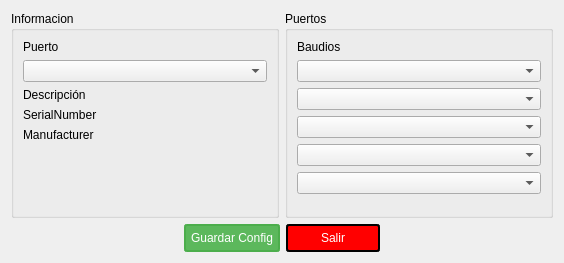
<?xml version="1.0" encoding="UTF-8"?>
<ui version="4.0">
 <class>SettingsDialog</class>
 <widget class="QDialog" name="SettingsDialog">
  <property name="geometry">
   <rect>
    <x>0</x>
    <y>0</y>
    <width>564</width>
    <height>263</height>
   </rect>
  </property>
  <property name="windowTitle">
   <string>Dialog</string>
  </property>
  <layout class="QVBoxLayout" name="verticalLayout_2">
   <item>
    <layout class="QHBoxLayout" name="horizontalLayout">
     <item>
      <widget class="QGroupBox" name="groupBox_2">
       <property name="title">
        <string>Informacion</string>
       </property>
       <layout class="QVBoxLayout" name="verticalLayout_3">
        <item>
         <widget class="QLabel" name="label">
          <property name="text">
           <string>Puerto</string>
          </property>
         </widget>
        </item>
        <item>
         <widget class="QComboBox" name="comboBoxPortList"/>
        </item>
        <item>
         <widget class="QLabel" name="labelDescription">
          <property name="text">
           <string>Descripción</string>
          </property>
         </widget>
        </item>
        <item>
         <widget class="QLabel" name="labelSerialNumber">
          <property name="text">
           <string>SerialNumber</string>
          </property>
         </widget>
        </item>
        <item>
         <widget class="QLabel" name="labelManufacturer">
          <property name="text">
           <string>Manufacturer</string>
          </property>
         </widget>
        </item>
        <item>
         <spacer name="verticalSpacer">
          <property name="orientation">
           <enum>Qt::Vertical</enum>
          </property>
          <property name="sizeHint" stdset="0">
           <size>
            <width>20</width>
            <height>40</height>
           </size>
          </property>
         </spacer>
        </item>
       </layout>
       <zorder>comboBoxPortList</zorder>
       <zorder>label</zorder>
       <zorder>labelDescription</zorder>
       <zorder>labelSerialNumber</zorder>
       <zorder>labelManufacturer</zorder>
       <zorder>pushButtonExit</zorder>
       <zorder>verticalSpacer</zorder>
      </widget>
     </item>
     <item>
      <widget class="QGroupBox" name="groupBox">
       <property name="sizePolicy">
        <sizepolicy hsizetype="Preferred" vsizetype="Preferred">
         <horstretch>0</horstretch>
         <verstretch>0</verstretch>
        </sizepolicy>
       </property>
       <property name="layoutDirection">
        <enum>Qt::LeftToRight</enum>
       </property>
       <property name="autoFillBackground">
        <bool>false</bool>
       </property>
       <property name="title">
        <string>Puertos</string>
       </property>
       <property name="alignment">
        <set>Qt::AlignLeading|Qt::AlignLeft|Qt::AlignTop</set>
       </property>
       <layout class="QVBoxLayout" name="verticalLayout">
        <item>
         <widget class="QLabel" name="portNamelabel">
          <property name="text">
           <string>Baudios</string>
          </property>
         </widget>
        </item>
        <item>
         <widget class="QComboBox" name="comboBoxBaudRate"/>
        </item>
        <item>
         <widget class="QComboBox" name="comboBoxDataBits"/>
        </item>
        <item>
         <widget class="QComboBox" name="comboBoxParity"/>
        </item>
        <item>
         <widget class="QComboBox" name="comboBoxBits"/>
        </item>
        <item>
         <widget class="QComboBox" name="comboBoxFlowControl"/>
        </item>
        <item>
         <spacer name="verticalSpacer_2">
          <property name="orientation">
           <enum>Qt::Vertical</enum>
          </property>
          <property name="sizeHint" stdset="0">
           <size>
            <width>20</width>
            <height>40</height>
           </size>
          </property>
         </spacer>
        </item>
       </layout>
      </widget>
     </item>
    </layout>
   </item>
   <item>
    <layout class="QHBoxLayout" name="horizontalLayout_2">
     <item>
      <spacer name="horizontalSpacer">
       <property name="orientation">
        <enum>Qt::Horizontal</enum>
       </property>
       <property name="sizeHint" stdset="0">
        <size>
         <width>40</width>
         <height>20</height>
        </size>
       </property>
      </spacer>
     </item>
     <item>
      <widget class="QPushButton" name="pushButtonOK">
       <property name="styleSheet">
        <string notr="true">QPushButton{
color : white;
background-color: #5cb85c;
border: 2px solid #4cae4c;
border-radius: 3px;
padding: 5px;
min-width: 80px;
}

QPushButton:hover {
background-color: #47a447;
border: 2px solid #398439;
}

QPushButton:pressed {
border: 3px solid #398439;
}</string>
       </property>
       <property name="text">
        <string>Guardar Config</string>
       </property>
       <property name="default">
        <bool>false</bool>
       </property>
       <property name="flat">
        <bool>false</bool>
       </property>
      </widget>
     </item>
     <item>
      <widget class="QPushButton" name="pushButtonExit">
       <property name="styleSheet">
        <string notr="true">QPushButton{
color : white;
background-color: rgb(255, 0, 0);
border: 2px solid;
border-radius: 3px;
padding: 5px;
min-width: 80px;
}

QPushButton:hover {
background-color: rgb(170, 0, 0);
border: 2px solid ;
}

QPushButton:pressed {
border: 3px solid rgb(102, 0, 0);
}</string>
       </property>
       <property name="text">
        <string>Salir</string>
       </property>
      </widget>
     </item>
     <item>
      <spacer name="horizontalSpacer_2">
       <property name="orientation">
        <enum>Qt::Horizontal</enum>
       </property>
       <property name="sizeHint" stdset="0">
        <size>
         <width>40</width>
         <height>20</height>
        </size>
       </property>
      </spacer>
     </item>
    </layout>
   </item>
  </layout>
 </widget>
 <resources/>
 <connections/>
</ui>
